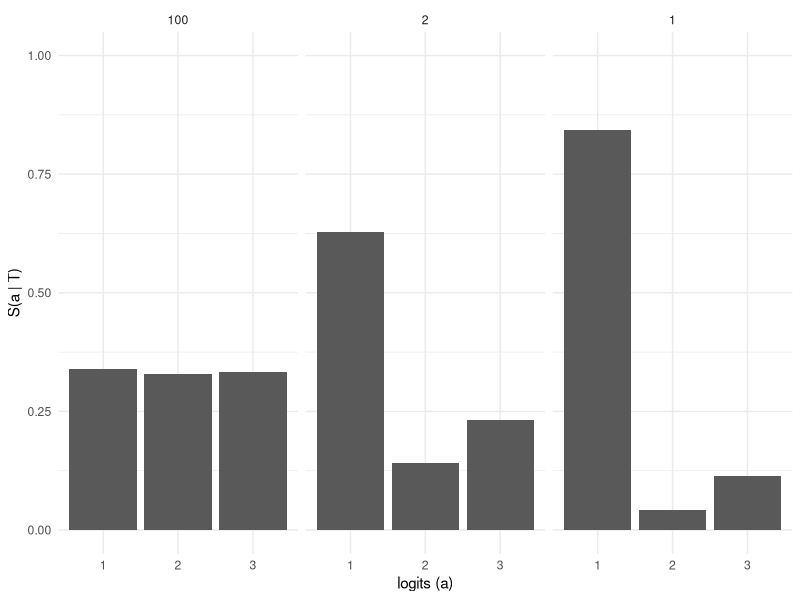
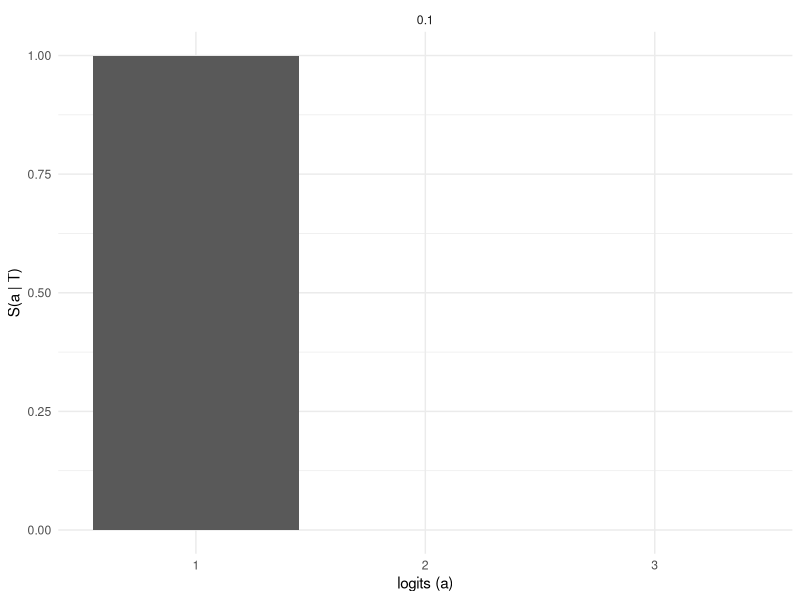
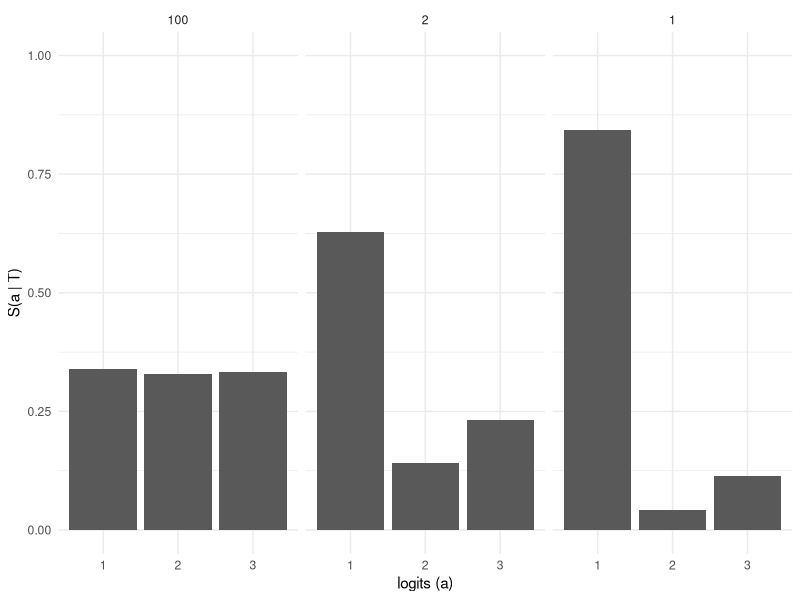

Source code (R) for these figures, in order:
library(tidyverse)

# -----------------------------
# Softmax distribution (ggplot version)
# -----------------------------

plot_softmax_distribution <-
  function(T, a, softmax_fn) {

    df <- map_dfr(T, function(Ti) {
      tibble(
        logits = seq_along(a),
        prob = softmax_fn(a / Ti),
        T = factor(Ti)
      )
    })

    ggplot(df, aes(x = factor(logits), y = prob)) +
      geom_col() +
      facet_wrap(~ T, nrow = 1) +
      labs(
        x = "logits (a)",
        y = "S(a | T)"
      ) +
      ylim(0, 1) +
      theme_minimal()
  }

softmax <- function(a) {
  e <- exp(a)
  e / sum(e)
}

# Example
T_array <- c(100, 2, 1)
a <- c(3, 0, 1)

plot_softmax_distribution(T_array, a, softmax)

# softmax becomes hardmax
plot_softmax_distribution(0.1, a, softmax)

lse <- function(a) {
  m <- max(a)
  m + log(sum(exp(a - m)))
}

softmax_stable <- function(a) {
  exp(a - lse(a))
}


plot_softmax_distribution(T_array, a, softmax_stable)
